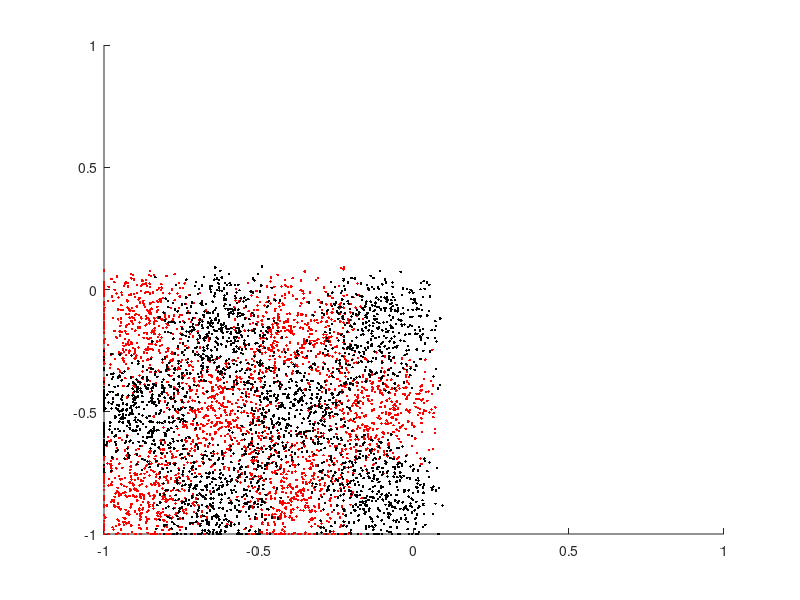

Recreate this plot in MATLAB.
close all
clear all
fileID = fopen('output.txt','r');
u=fscanf(fileID,'%f');
data=reshape(u,3,numel(u)/3)';

x=data(:,1);
y=data(:,2);
mark=data(:,3)==1;

scatter(x(~mark),y(~mark),'r','.')
hold on
scatter(x(mark),y(mark),'k','.')
axis([-1 1 -1 1]);
% legend('Update','Comp')

fclose('all');
%%
%print('-dpng', ['parpro' datestr(now, 30)])